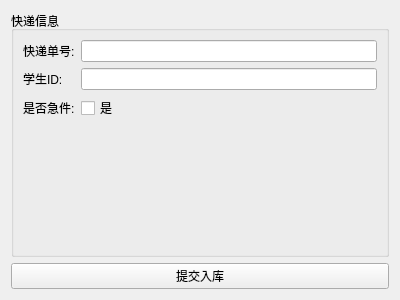
<?xml version="1.0" encoding="UTF-8"?>
<ui version="4.0">
 <class>InboundWidget</class>
 <widget class="QWidget" name="InboundWidget">
  <property name="geometry">
   <rect>
    <x>0</x>
    <y>0</y>
    <width>400</width>
    <height>300</height>
   </rect>
  </property>
  <property name="windowTitle">
   <string>快递入库</string>
  </property>
  <layout class="QVBoxLayout" name="verticalLayout">
   <item>
    <widget class="QGroupBox" name="groupBox">
     <property name="title">
      <string>快递信息</string>
     </property>
     <layout class="QFormLayout" name="formLayout">
      <item row="0" column="0">
       <widget class="QLabel" name="label">
        <property name="text">
         <string>快递单号:</string>
        </property>
       </widget>
      </item>
      <item row="0" column="1">
       <widget class="QLineEdit" name="trackingNumberEdit"/>
      </item>
      <item row="1" column="0">
       <widget class="QLabel" name="label_2">
        <property name="text">
         <string>学生ID:</string>
        </property>
       </widget>
      </item>
      <item row="1" column="1">
       <widget class="QLineEdit" name="studentIdEdit"/>
      </item>
      <item row="2" column="0">
       <widget class="QLabel" name="label_3">
        <property name="text">
         <string>是否急件:</string>
        </property>
       </widget>
      </item>
      <item row="2" column="1">
       <widget class="QCheckBox" name="expressCheckBox">
        <property name="text">
         <string>是</string>
        </property>
       </widget>
      </item>
     </layout>
    </widget>
   </item>
   <item>
    <widget class="QPushButton" name="submitButton">
     <property name="text">
      <string>提交入库</string>
     </property>
    </widget>
   </item>
  </layout>
 </widget>
 <resources/>
 <connections/>
</ui>
